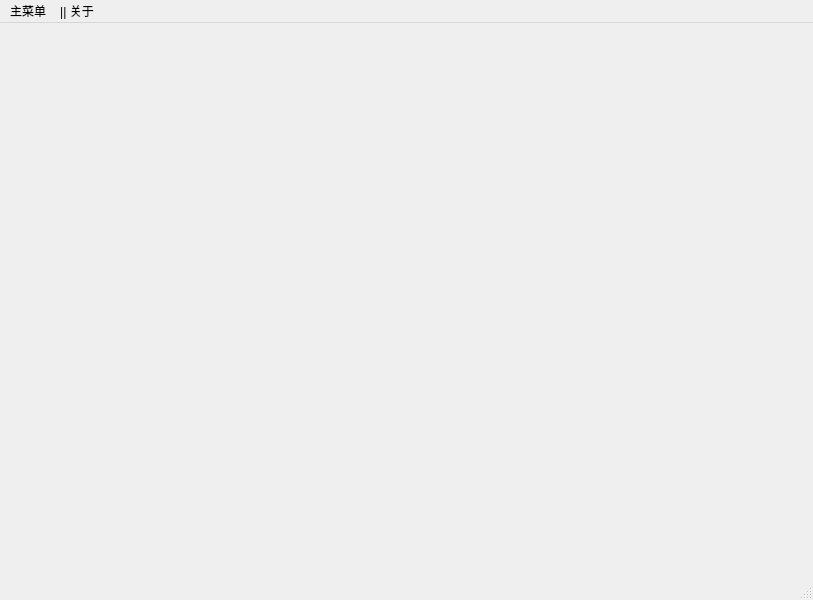
<?xml version="1.0" encoding="UTF-8"?>
<ui version="4.0">
 <class>MainWindow</class>
 <widget class="QMainWindow" name="MainWindow">
  <property name="geometry">
   <rect>
    <x>0</x>
    <y>0</y>
    <width>813</width>
    <height>600</height>
   </rect>
  </property>
  <property name="windowTitle">
   <string>图片批量处理器</string>
  </property>
  <property name="autoFillBackground">
   <bool>true</bool>
  </property>
  <widget class="QWidget" name="centralwidget"/>
  <widget class="QMenuBar" name="menubar">
   <property name="geometry">
    <rect>
     <x>0</x>
     <y>0</y>
     <width>813</width>
     <height>23</height>
    </rect>
   </property>
   <widget class="QMenu" name="menu">
    <property name="title">
     <string>主菜单</string>
    </property>
    <addaction name="actiontianjiashuiyin"/>
    <addaction name="actionpiliangchongmingming"/>
   </widget>
   <widget class="QMenu" name="menu_2">
    <property name="title">
     <string>|| 关于</string>
    </property>
   </widget>
   <addaction name="menu"/>
   <addaction name="menu_2"/>
  </widget>
  <widget class="QStatusBar" name="statusbar"/>
  <action name="actiontianjiashuiyin">
   <property name="icon">
    <iconset>
     <normaloff>G:/F盘/例图/图标/16×16(像素）/ICO/图标 (23).ico</normaloff>G:/F盘/例图/图标/16×16(像素）/ICO/图标 (23).ico</iconset>
   </property>
   <property name="text">
    <string>添加水印</string>
   </property>
  </action>
  <action name="actionpiliangchongmingming">
   <property name="icon">
    <iconset>
     <normaloff>G:/F盘/例图/图标/16×16(像素）/ICO/图标 (217).ico</normaloff>G:/F盘/例图/图标/16×16(像素）/ICO/图标 (217).ico</iconset>
   </property>
   <property name="text">
    <string>批量重命名</string>
   </property>
  </action>
 </widget>
 <resources/>
 <connections/>
</ui>
